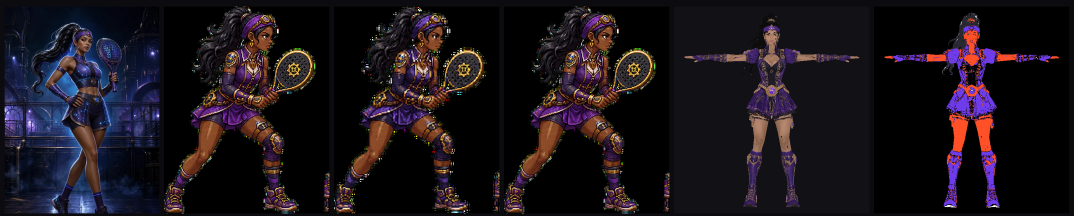
#> input picture docs/agent-work/outfits-3d/evidence/oracolo-palette/probes/montage.png, 3222 x 646 px, given in place of signature-preview.webp, which was not available (shown at 1/3 size)
$ python make_montage.py
#> lines starting #> are read from the running program, lines starting #| are printed output that depends on the picture; pictures that were not available may be replaced by others from this repository, and a replacement may not be noted
#!/usr/bin/env python3
"""PROBE (scratch): build one side-by-side montage so the card, the base sprite, the
signature sprite and the baked 3D model can be compared by eye at the same display height.

Not an artifact. Writes to scratch only.
"""
import os, sys
from PIL import Image

REPO = "/Users/alessiofantini/Documents/steam-circuit-padel-11m"
OUT = "/Users/alessiofantini/.hermes/profiles/dev-work/cache/scratch/oracolo/montage.png"
EV = os.path.join(REPO, "docs/agent-work/outfits-3d/evidence/oracolo-palette")
H = 620


def frame0(path, frames, pad=6):
    im = Image.open(os.path.join(REPO, path)).convert("RGBA")
    w = im.size[0] // frames
    f = im.crop((0, 0, w, im.size[1]))
    bb = f.getbbox()
    if bb:
        f = f.crop(bb)
    s = H / f.size[1]
    return f.resize((max(1, int(f.size[0] * s)), H), Image.LANCZOS)


def fit(path, bg=(24, 24, 30)):
#> called with bg = (24, 24, 30)
    im = Image.open(path).convert("RGBA")
    bb = im.getbbox()
#> bb = (0, 0, 3222, 646)
    if bb:
        im = im.crop(bb)
    s = H / im.size[1]
#> s = 0.96
    im = im.resize((max(1, int(im.size[0] * s)), H), Image.LANCZOS)
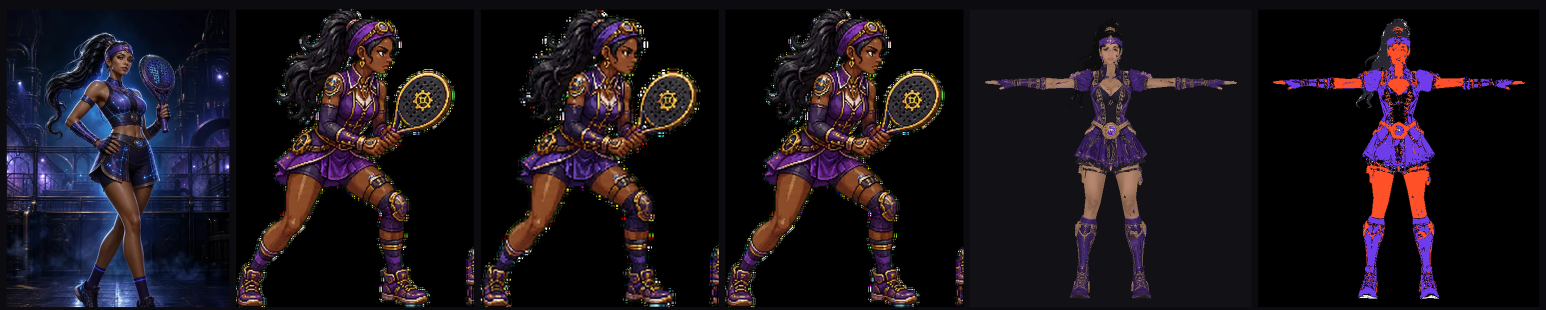
#> im: PIL image 3092x620 RGBA (shown at 1/2 size); mean R, G, B, A 26.4, 20, 26.2, 255
    canvas = Image.new("RGBA", im.size, bg + (255,))
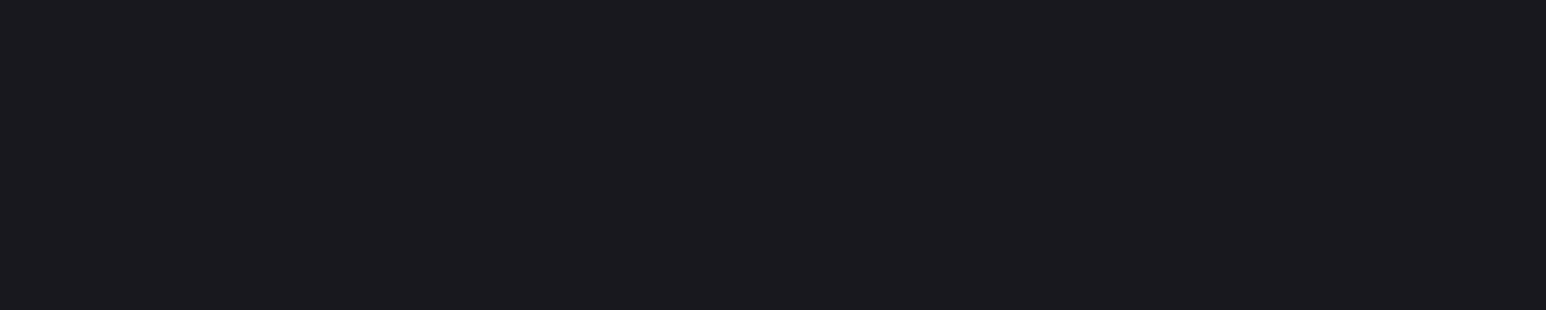
#> canvas: PIL image 3092x620 RGBA (shown at 1/2 size); mean R, G, B, A 24, 24, 30, 255
    canvas.alpha_composite(im)
    return canvas


panels = [
    ("CARD signature-preview", fit(os.path.join(REPO, "assets/outfits/oracolo/signature-preview.webp"))),
    ("SPRITE base idle f0", frame0("assets/sprites/oracolo-idle-consistent-v2.webp", 4)),
    ("SPRITE sig idle f0", frame0("assets/outfits/oracolo/signature/idle-v2.webp", 4)),
    ("SPRITE base idle f2", frame0("assets/sprites/oracolo-idle-consistent-v2.webp", 4)),
    ("MODEL baked front", fit(os.path.join(EV, "model-front.png"))),
    ("MODEL classes front", fit(os.path.join(EV, "model-front-classes.png"))),
]
#> in frame0, `f = im.crop((0, 0, w, im.size[1]))`:
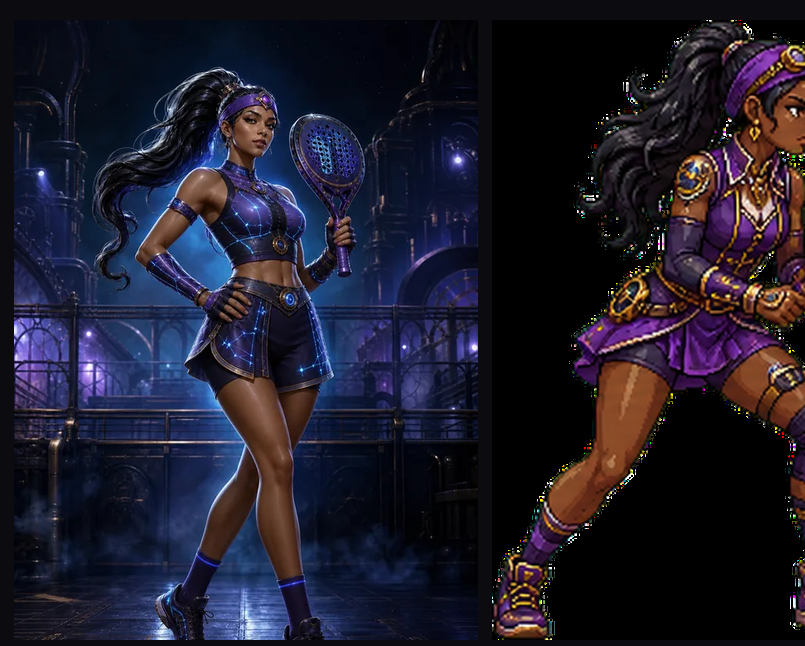
#> f: PIL image 805x646 RGBA; mean R, G, B, A 30.3, 27.9, 42.7, 255
#> in frame0, `bb = f.getbbox()`: bb = (0, 0, 805, 646)
#> (the run stopped early here; a loop or call above may not have finished)
